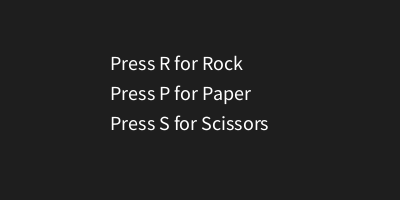
Frame 1 (no input)
Frame 60 (the mouse pressed at the canvas centre just before this capture): identical to frame 1, image omitted
Frame 120 (the mouse held since frame 60 and released just before this capture): identical to frame 1, image omitted

The Processing sketch that drew this single still picture (run headless with seeded random() and noise(); from frame 60 on, the mouse is pressed at the canvas centre):

// Processing sketch: Rock_Paper_Scissors_Game
// ── Rock_Paper_Scissors_Game.pde
Game game;

void setup() {
  size(400, 200);
  game = new Game();
  println("Press R for Rock, P for Paper, S for Scissors");
}

void draw() {
  background(30);
  fill(255);
  textSize(20);
  text("Press R for Rock", 110, 70);
  text("Press P for Paper", 110, 100);
  text("Press S for Scissors", 110, 130);
}

void keyPressed() {
  game.handleInput(key);
}

class Game {
  Player player;
  Computer computer;

  Game() {
    player = new Player();
    computer = new Computer();
  }

  void handleInput(char k) {
    if (!player.setChoice(k)) {
      return;
    }

    computer.randomChoice();

    println("You chose: " + player.choice);
    println("Computer chose: " + computer.choice);

    checkWinner();
    println();
  }

  void checkWinner() {
    if (player.choice.equals(computer.choice)) {
      println("Result: It's a tie!");
    } 
    else if (
      (player.choice.equals("rock") && computer.choice.equals("scissors")) ||
      (player.choice.equals("paper") && computer.choice.equals("rock")) ||
      (player.choice.equals("scissors") && computer.choice.equals("paper"))
    ) {
      println("Result: You win!");
    } 
    else {
      println("Result: You lose!");
    }
  }
}

class Player {
  String choice = "";

  boolean setChoice(char k) {
    if (k == 'r' || k == 'R') {
      choice = "rock";
    } 
    else if (k == 'p' || k == 'P') {
      choice = "paper";
    } 
    else if (k == 's' || k == 'S') {
      choice = "scissors";
    } 
    else {
      return false;
    }
    return true;
  }
}

class Computer {
  String choice = "";

  void randomChoice() {
    int comp = int(random(3));

    if (comp == 0) {
      choice = "rock";
    } 
    else if (comp == 1) {
      choice = "paper";
    } 
    else {
      choice = "scissors";
    }
  }
}
